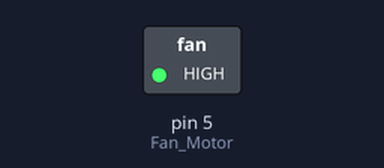
A sketch run on a simulated Arduino Uno, built with avr-gcc and run on an emulated ATmega328P. Shown: switched loads named in the sketch (green lamp = pin HIGH).

Above: at 0.1 s.
Timing chart, 0 to 1.6 s (numbered marks = the images above):
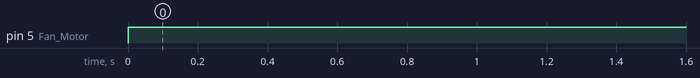

Measured:
- by itself, pin 5 (Fan_Motor): LOW → HIGH at 0.00 s

The sketch:

fanMotor.ino
```cpp
#define Fan_Motor 5

void setup() {
  // put your setup code here, to run once:
  Serial.begin(9600);                                   	// init serial link for debugging
  pinMode(Fan_Motor, OUTPUT);

}

void loop() {
  // put your main code here, to run repeatedly:
  digitalWrite(Fan_Motor, 10);
}
```
